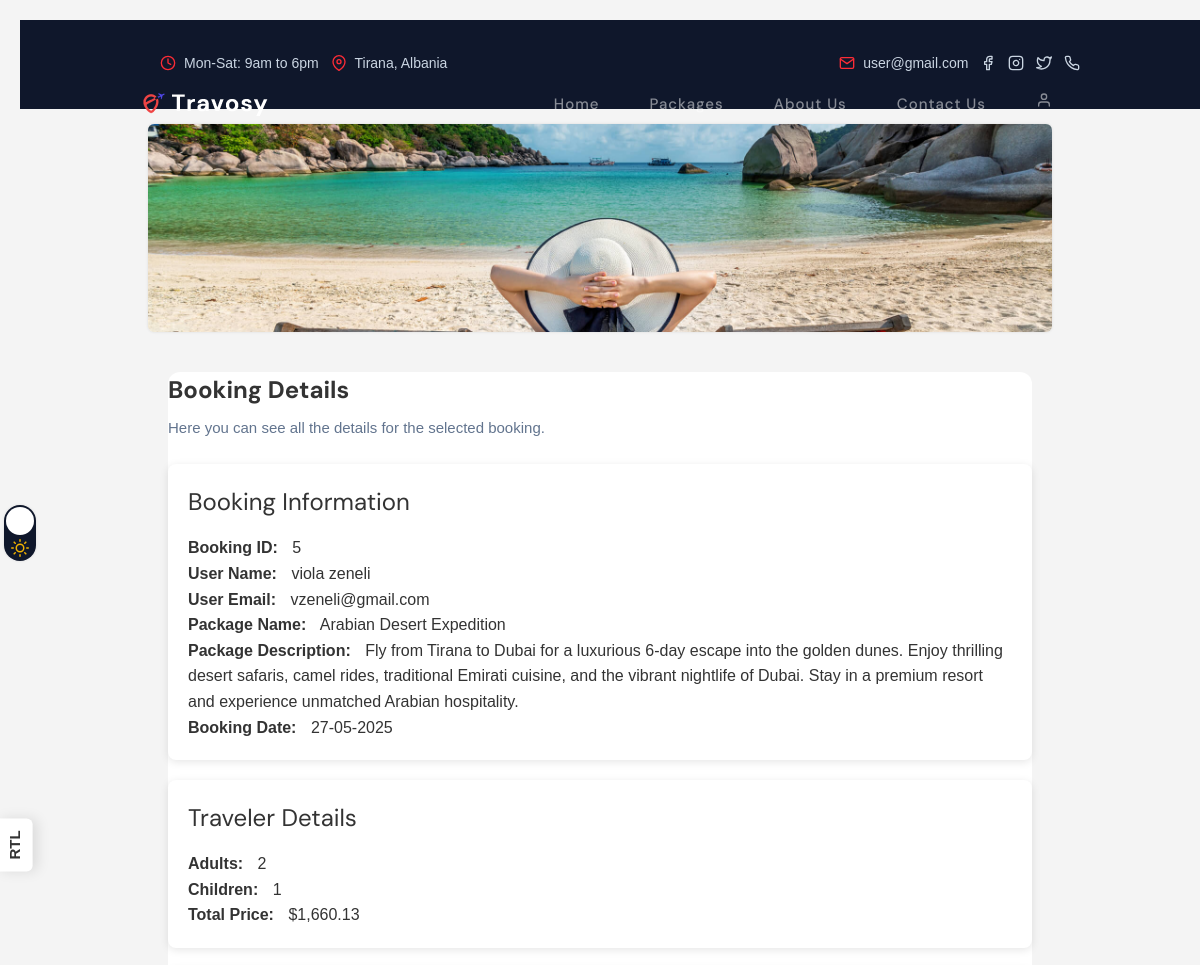
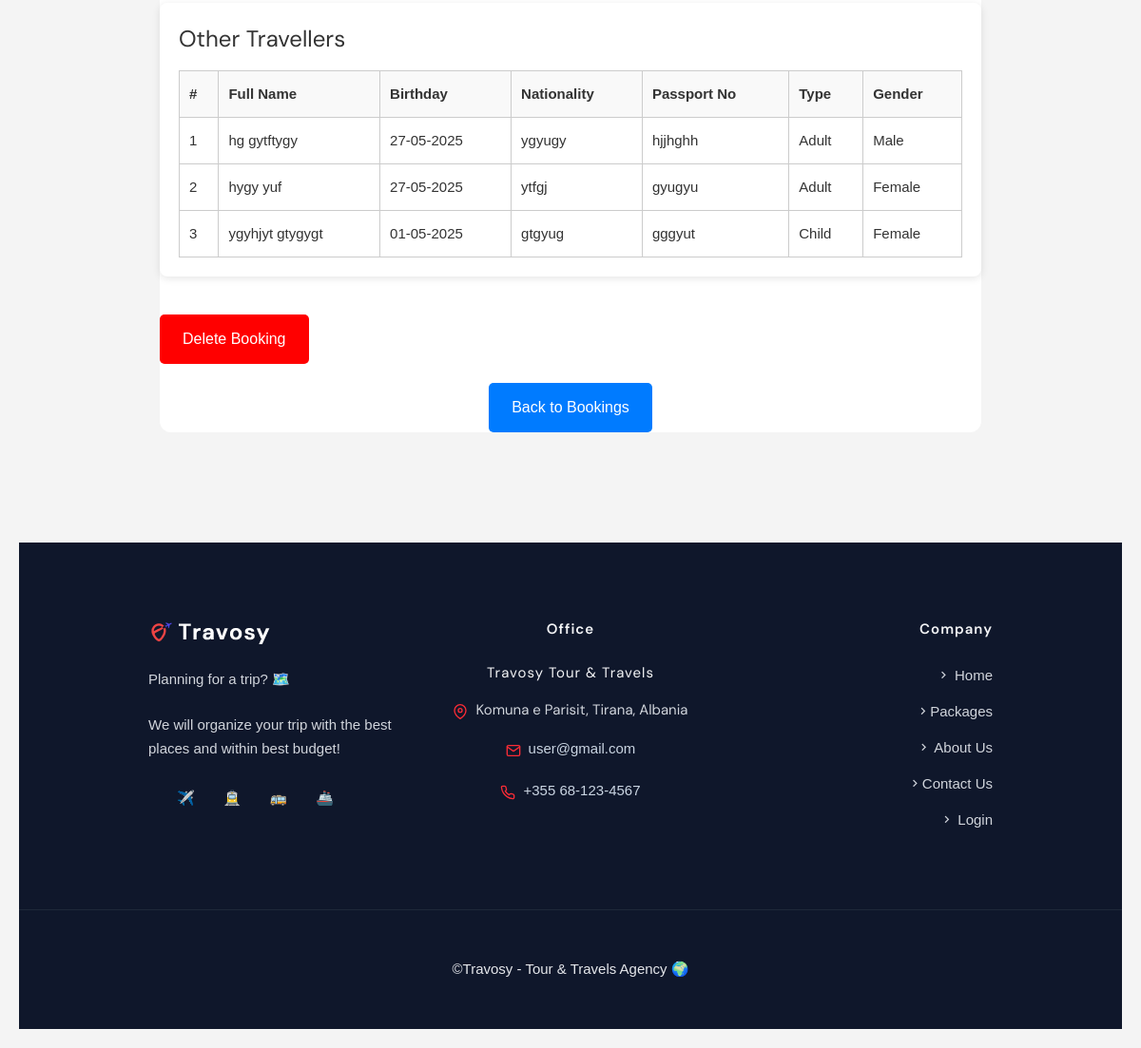
Page /admin/view-booking-details.php?id=5 (signed in) on the committed database (2 pictures, top to bottom).
### tables this page shows
CREATE TABLE `bookings` (
  `booking_id` int(11) NOT NULL,
  `user_id` int(11) NOT NULL,
  `package_id` int(11) NOT NULL,
  `date_booked` datetime NOT NULL DEFAULT current_timestamp(),
  `personalised_price` decimal(10,2) NOT NULL,
  `nr_adults` int(11) NOT NULL DEFAULT 1,
  `nr_children` int(11) NOT NULL DEFAULT 0
);

CREATE TABLE `users` (
  `user_id` int(11) NOT NULL,
  `username` varchar(50) NOT NULL,
  `email` varchar(255) NOT NULL,
  `password_hash` varchar(255) NOT NULL,
  `first_name` varchar(100) NOT NULL,
  `last_name` varchar(100) NOT NULL,
  `birthday` date DEFAULT NULL,
  `passport_number` varchar(50) DEFAULT NULL,
  `gender` enum('male','female','other') DEFAULT NULL,
  `nationality` varchar(100) DEFAULT NULL,
  `phone` varchar(20) DEFAULT NULL,
  `role` enum('user','admin') NOT NULL DEFAULT 'user',
  `created_at` datetime NOT NULL DEFAULT current_timestamp(),
  `profile_pic` varchar(2083) DEFAULT '/images/client/default.jpg'
);

CREATE TABLE `packages` (
  `package_id` int(11) NOT NULL,
  `departure_city` varchar(100) NOT NULL,
  `destination_city` varchar(100) NOT NULL,
  `name` varchar(150) NOT NULL,
  `description` text DEFAULT NULL,
  `transport_type` enum('bus','flight','train','ship','mixed') NOT NULL,
  `accommodation_type` enum('hotel','airbnb','resort') NOT NULL,
  `hotel_name` varchar(150) DEFAULT NULL,
  `num_nights` int(11) NOT NULL,
  `num_days` int(11) NOT NULL,
  `departure_date` date NOT NULL,
  `return_date` date NOT NULL,
  `base_price` decimal(10,2) NOT NULL,
  `includes_meals` tinyint(1) DEFAULT 0,
  `includes_tour_guide` tinyint(1) DEFAULT 0,
  `max_capacity` int(11) NOT NULL,
  `img1` varchar(2083) DEFAULT NULL,
  `img2` varchar(2083) DEFAULT NULL,
  `img3` varchar(2083) DEFAULT NULL,
  `img4` varchar(2083) DEFAULT NULL,
  `status` enum('active','inactive') DEFAULT 'active',
  `created_at` datetime NOT NULL DEFAULT current_timestamp()
);

CREATE TABLE `other_travellers` (
  `traveller_id` int(11) NOT NULL,
  `booking_id` int(11) NOT NULL,
  `name` varchar(100) NOT NULL,
  `surname` varchar(100) NOT NULL,
  `birthday` date DEFAULT NULL,
  `nationality` varchar(100) DEFAULT NULL,
  `passport_number` varchar(50) DEFAULT NULL,
  `traveller_type` enum('child','adult') NOT NULL,
  `gender` enum('male','female','other') DEFAULT NULL
);

### admin/view-booking-details.php (the view, shortened to what this page needs)
<?php
$base_dir = __DIR__ . '/../';
$static_url = '/Travosy/assets';
include '../config.php';
if (isset($_GET['id']) && is_numeric($_GET['id'])) {
    $booking_id = $_GET['id'];
} else {
    header("Location: admin-viewBookings.php");
    exit();
}
$query = "SELECT b.*, u.first_name, u.last_name, u.email, p.name AS package_name, p.description AS package_description
          FROM bookings b
          LEFT JOIN users u ON b.user_id = u.user_id
          LEFT JOIN packages p ON b.package_id = p.package_id
          WHERE b.booking_id = $booking_id";
$result = mysqli_query($conn, $query);
$booking = mysqli_fetch_assoc($result);
$traveller_query = "SELECT * FROM other_travellers WHERE booking_id = $booking_id";
$traveller_result = mysqli_query($conn, $traveller_query);
?>
<!DOCTYPE html>
<html lang="en">
<head>
</head>
<body class="bg-white" id="body">
<section class="relative lg:pb-24 pb-16 md:mt-[84px] mt-[70px]">
    <div class="container md:!px-3 !px-0 relative">
        <div class="relative overflow-hidden md:rounded-md shadow-sm dark:shadow-gray-800 h-52 bg-center bg-no-repeat bg-cover"
             style="background-image: url('<?php echo $static_url; ?>/images/bg/cta.jpg');"></div>
    </div>
    <div class="container relative md:mt-24 mt-16">
        <div class="md:flex justify-center">
            <div class="w-full md:w-4/5 px-3 mt-6 md:mt-0">
                <div class="p-8 rounded-xl shadow-xl dark:shadow-gray-800 bg-white dark:bg-slate-900 transition-all duration-300">
                    <div class="mb-6">
                        <h2 class="text-2xl font-bold text-black-800 dark:text-black mb-2">Booking Details</h2>
                        <p class="text-slate-500 dark:text-slate-400 text-base leading-relaxed">
                            Here you can see all the details for the selected booking.
                        </p>
                    </div>
                    <div class="detail-box">
                        <h3>Booking Information</h3>
                        <p><span class="label">Booking ID:</span> <?php echo $booking['booking_id']; ?></p>
                        <p><span class="label">User Name:</span> <?php echo $booking['first_name'] . ' ' . $booking['last_name']; ?></p>
                        <p><span class="label">User Email:</span> <?php echo $booking['email']; ?></p>
                        <p><span class="label">Package Name:</span> <?php echo $booking['package_name']; ?></p>
                        <p><span class="label">Package Description:</span> <?php echo $booking['package_description']; ?></p>
                        <p><span class="label">Booking Date:</span> <?php echo date('d-m-Y', strtotime($booking['date_booked'])); ?></p>
                    </div>
                    <div class="detail-box">
                        <h3>Traveler Details</h3>
                        <p><span class="label">Adults:</span> <?php echo $booking['nr_adults']; ?></p>
                        <p><span class="label">Children:</span> <?php echo $booking['nr_children']; ?></p>
                        <p><span class="label">Total Price:</span> $<?php echo number_format($booking['personalised_price'], 2); ?></p>
                    </div>
                    <div class="detail-box">
                        <h3>Other Travellers</h3>
                        <?php if (mysqli_num_rows($traveller_result) > 0): ?>
                            <table>
                                <thead>
                                    <tr>
                                        <th>#</th>
                                        <th>Full Name</th>
                                        <th>Birthday</th>
                                        <th>Nationality</th>
                                        <th>Passport No</th>
                                        <th>Type</th>
                                        <th>Gender</th>
                                    </tr>
                                </thead>
                                <tbody>
                                    <?php $i = 1; while ($traveller = mysqli_fetch_assoc($traveller_result)): ?>
                                        <tr>
                                            <td><?php echo $i++; ?></td>
                                            <td><?php echo htmlspecialchars($traveller['name'] . ' ' . $traveller['surname']); ?></td>
                                            <td><?php echo $traveller['birthday'] ? date('d-m-Y', strtotime($traveller['birthday'])) : '-'; ?></td>
                                            <td><?php echo htmlspecialchars($traveller['nationality']); ?></td>
                                            <td><?php echo htmlspecialchars($traveller['passport_number']); ?></td>
                                            <td><?php echo ucfirst($traveller['traveller_type']); ?></td>
                                            <td><?php echo ucfirst($traveller['gender']); ?></td>
                                        </tr>
                                    <?php endwhile; ?>
                                </tbody>
                            </table>
                        <?php else: ?>
                            <p>No other travellers found for this booking.</p>
                        <?php endif; ?>
                    </div>
                    <form action="view-booking-details.php?id=<?php echo $booking['booking_id']; ?>" method="POST">
                        <input type="submit" name="delete" value="Delete Booking" class="delete-button" onclick="return confirm('Are you sure you want to delete this booking? This action cannot be undone.');">
                    </form>
                    <div class="text-center">
                        <a href="admin-viewBookings.php" class="button">Back to Bookings</a>
                    </div>
                </div>
            </div>
        </div>
    </div>
</section>
</body>
</html>
<?php
include $base_dir . 'Base/style/base.php';
?>

### admin/view-booking-details.php (style rules this page uses)
body { font-family: Arial, sans-serif; margin: 0; padding: 20px; background-color: #f4f4f4; color: #333; }
.container { width: 80%; margin: auto; padding: 20px; }
.detail-box { background-color: #fff; padding: 20px; margin-bottom: 20px; border-radius: 8px; box-shadow: 0 2px 8px rgba(0, 0, 0, 0.1); }
.detail-box h3 { font-size: 24px; margin-bottom: 15px; }
.detail-box p { font-size: 16px; line-height: 1.6; }
.detail-box .label { font-weight: bold; margin-right: 10px; }
.button { padding: 12px 24px; background-color: #007bff; color: white; border: none; border-radius: 5px; text-decoration: none; display: inline-block; font-size: 16px; margin-top: 20px; }
.delete-button { padding: 12px 24px; background-color: red; color: white; border: none; border-radius: 5px; font-size: 16px; cursor: pointer; margin-top: 20px; }
table { width: 100%; border-collapse: collapse; margin-top: 10px; }
table th, table td { padding: 10px; border: 1px solid #ccc; text-align: left; }
table th { background-color: #f9f9f9; }

### rows in the picture
bookings: booking_id "5", user.first_name "viola", user.last_name "zeneli", user.email "vzeneli@gmail.com", package.name "Arabian Desert Expedition", package.description "Fly from Tirana to Dubai for a luxurious 6-day escape into the golden dunes. Enjoy thrilling desert safaris, camel rides, traditional Emirati cuisine, and the vibrant nightlife of Dubai. Stay in a premium resort and experience unmatched Arabian hospitality.", date_booked "27-05-2025", nr_adults "2", nr_children "1", personalised_price "1,660.13"
other_travellers: name+surname "hg gytftygy", birthday "27-05-2025", nationality "ygyugy", passport_number "hjjhghh", traveller_type "Adult", gender "Male"
other_travellers: name+surname "hygy yuf", birthday "27-05-2025", nationality "ytfgj", passport_number "gyugyu", traveller_type "Adult", gender "Female"
other_travellers: name+surname "ygyhjyt gtygygt", birthday "01-05-2025", nationality "gtgyug", passport_number "gggyut", traveller_type "Child", gender "Female"
